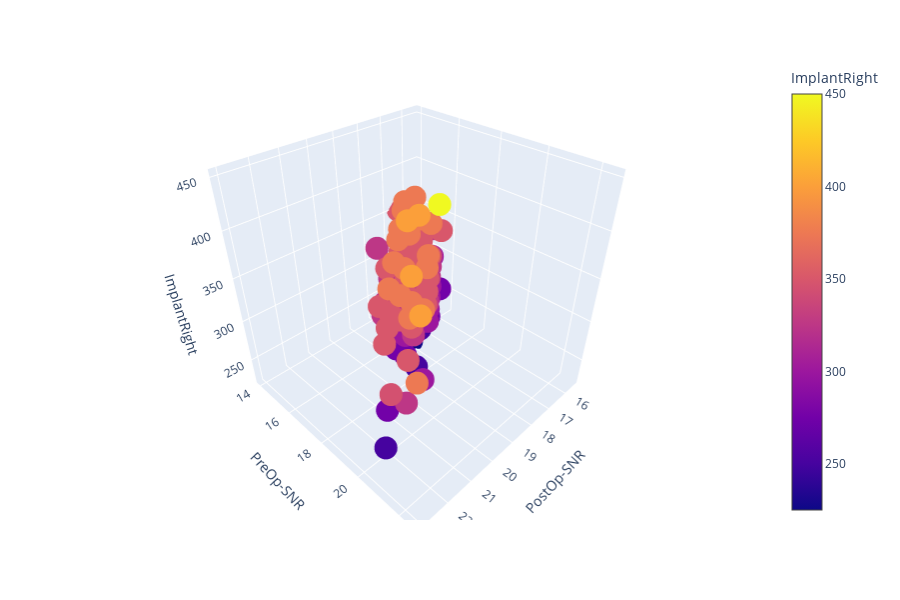

Notebook code cell kept with this figure:
### Code cell
# SNR and SNL
fig = px.scatter_3d(df, x='PostOp-SNR', y='PreOp-SNR', z='ImplantRight', color='ImplantRight')
fig.show()

### Figure 1 — Plotly figure (JSON) as saved in the notebook; plotly's stock layout.template omitted (floating-point values rounded to 4 significant figures; data arrays with more than 128 entries replaced by an {"elided": "..."} marker saying what was removed)
{"data": [{"hoverlabel": {"namelength": 0}, "hovertemplate": "PostOp-SNR=%{x}<br>PreOp-SNR=%{y}<br>ImplantRight=%{marker.color}", "legendgroup": "", "marker": {"color": {"elided": "144 int values"}, "coloraxis": "coloraxis", "symbol": "circle"}, "mode": "markers", "name": "", "scene": "scene", "showlegend": false, "type": "scatter3d", "x": {"elided": "144 float values"}, "y": {"elided": "144 float values"}, "z": {"elided": "144 int values"}}], "layout": {"coloraxis": {"colorbar": {"title": {"text": "ImplantRight"}}, "colorscale": [[0, "#0d0887"], [0.1111, "#46039f"], [0.2222, "#7201a8"], [0.3333, "#9c179e"], [0.4444, "#bd3786"], [0.5556, "#d8576b"], [0.6667, "#ed7953"], [0.7778, "#fb9f3a"], [0.8889, "#fdca26"], [1, "#f0f921"]]}, "height": 600, "legend": {"tracegroupgap": 0}, "margin": {"t": 60}, "scene": {"domain": {"x": [0, 0.98], "y": [0, 1]}, "xaxis": {"title": {"text": "PostOp-SNR"}}, "yaxis": {"title": {"text": "PreOp-SNR"}}, "zaxis": {"title": {"text": "ImplantRight"}}}}}
